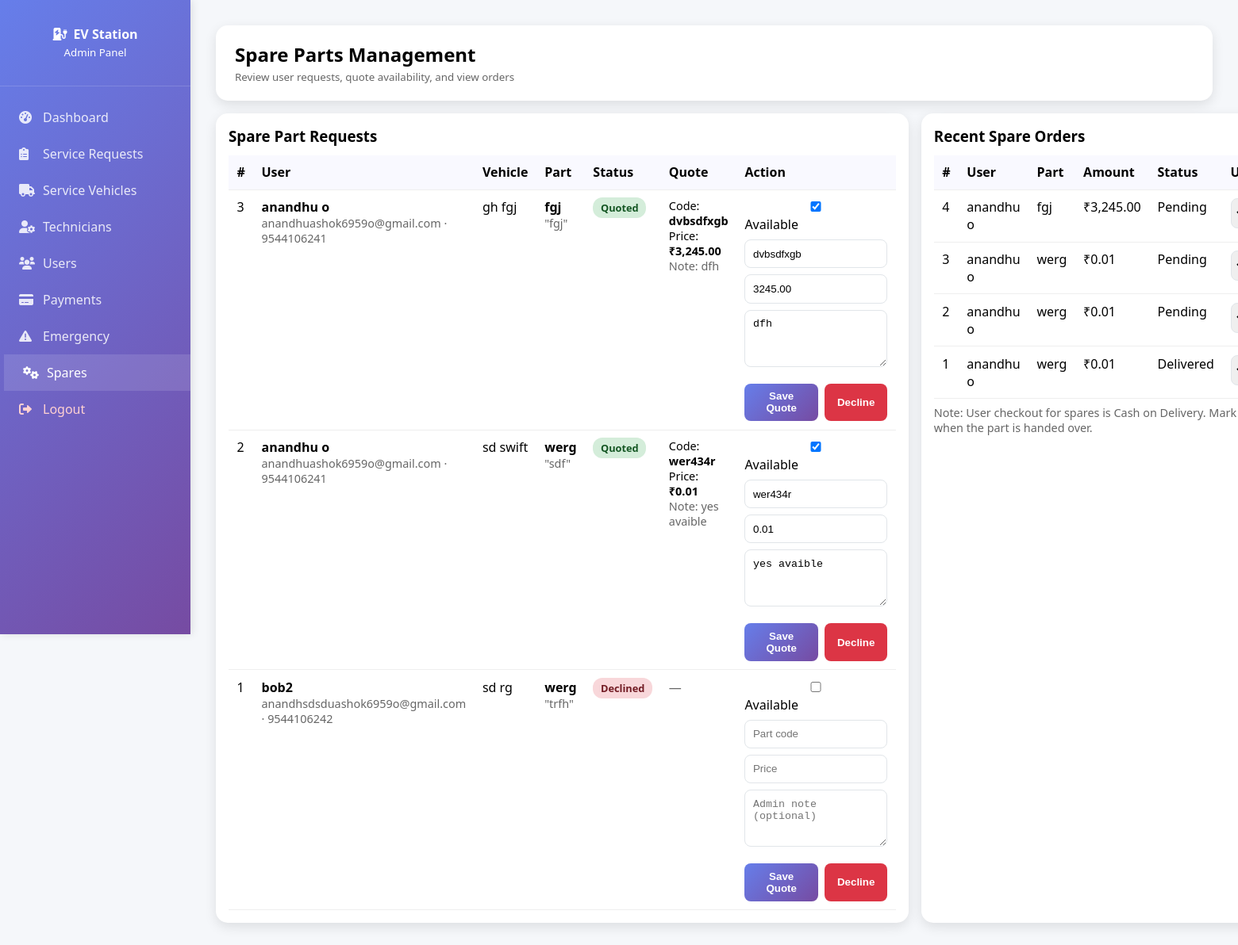
/admin/spares.php (signed in), run on the app's committed database.
### tables this page shows
CREATE TABLE `spare_part_requests` (
  `id` int(11) NOT NULL,
  `user_id` int(11) NOT NULL,
  `vehicle_make` varchar(100) DEFAULT NULL,
  `vehicle_model` varchar(100) DEFAULT NULL,
  `part_name` varchar(150) NOT NULL,
  `part_description` varchar(255) DEFAULT NULL,
  `quantity` int(11) DEFAULT 1,
  `status` enum('requested','quoted','declined','cancelled','ordered','shipped','delivered') DEFAULT 'requested',
  `admin_part_code` varchar(100) DEFAULT NULL,
  `admin_available` tinyint(1) DEFAULT NULL,
  `admin_price` decimal(10,2) DEFAULT NULL,
  `admin_note` varchar(255) DEFAULT NULL,
  `created_at` timestamp NOT NULL DEFAULT current_timestamp(),
  `updated_at` timestamp NOT NULL DEFAULT current_timestamp() ON UPDATE current_timestamp()
);

CREATE TABLE `users` (
  `id` int(11) NOT NULL,
  `username` varchar(50) NOT NULL,
  `email` varchar(100) NOT NULL,
  `password` varchar(255) NOT NULL,
  `full_name` varchar(100) NOT NULL,
  `phone` varchar(20) DEFAULT NULL,
  `vehicle_model` varchar(100) DEFAULT NULL,
  `vehicle_plate` varchar(20) DEFAULT NULL,
  `created_at` timestamp NOT NULL DEFAULT current_timestamp(),
  `updated_at` timestamp NOT NULL DEFAULT current_timestamp() ON UPDATE current_timestamp()
);

CREATE TABLE `spare_orders` (
  `id` int(11) NOT NULL,
  `request_id` int(11) NOT NULL,
  `user_id` int(11) NOT NULL,
  `total_amount` decimal(10,2) NOT NULL,
  `shipping_name` varchar(120) NOT NULL,
  `shipping_phone` varchar(30) NOT NULL,
  `shipping_address` text NOT NULL,
  `shipping_city` varchar(100) NOT NULL,
  `shipping_state` varchar(100) NOT NULL,
  `shipping_postal` varchar(20) NOT NULL,
  `status` enum('pending','paid','processing','shipped','delivered','cancelled') DEFAULT 'pending',
  `created_at` timestamp NOT NULL DEFAULT current_timestamp(),
  `updated_at` timestamp NULL DEFAULT current_timestamp() ON UPDATE current_timestamp()
);

### config/database.php (called while the page is built, shortened)
<?php
class Database {
    private $host = 'localhost';
    private $db_name = 'ev_mobile_station';
    private $username = 'root';
    private $password = '';
    private $conn;
    public function getConnection() {
        if ($this->conn === null) {
            try {
                $this->conn = new PDO(
                    "mysql:host=" . $this->host . ";dbname=" . $this->db_name . ";charset=utf8mb4",
                    $this->username,
                    $this->password,
                    array(
                        PDO::ATTR_ERRMODE => PDO::ERRMODE_EXCEPTION,
                        PDO::ATTR_DEFAULT_FETCH_MODE => PDO::FETCH_ASSOC,
                        PDO::MYSQL_ATTR_INIT_COMMAND => "SET NAMES utf8mb4",
                        PDO::ATTR_PERSISTENT => false,
                        PDO::ATTR_EMULATE_PREPARES => false
                    )
                );
            } catch(PDOException $exception) {
                error_log("Database connection error: " . $exception->getMessage());
                throw new Exception("Database connection failed: " . $exception->getMessage());
            }
        }
        return $this->conn;
    }
    public function executeQuery($sql, $params = []) {
        try {
            $conn = $this->getConnection();
            $stmt = $conn->prepare($sql);
            $stmt->execute($params);
            return $stmt;
        } catch (Exception $e) {
            error_log("Query execution error: " . $e->getMessage());
            throw new Exception("Query execution failed: " . $e->getMessage());
        }
    }
}
?>

### admin/spares.php (the view, shortened to what this page needs)
<?php
$db = Database::getInstance();
$requests = [];
try {
    $stmt = $db->executeQuery(
        "SELECT r.*, u.full_name AS user_name, u.email AS user_email, u.phone AS user_phone
         FROM spare_part_requests r
         JOIN users u ON u.id = r.user_id
         ORDER BY r.created_at DESC"
    );
    $requests = $stmt->fetchAll();
} catch (Exception $e) { $requests = []; }
$orders = [];
try {
    $stmt = $db->executeQuery(
        "SELECT o.*, r.part_name, u.full_name AS user_name
         FROM spare_orders o
         JOIN spare_part_requests r ON r.id = o.request_id
         JOIN users u ON u.id = o.user_id
         ORDER BY o.created_at DESC"
    );
    $orders = $stmt->fetchAll();
} catch (Exception $e) { $orders = []; }
?>
<!DOCTYPE html>
<html lang="en">
<head>
    <link rel="stylesheet" href="https://cdnjs.cloudflare.com/ajax/libs/font-awesome/6.0.0/css/all.min.css">
</head>
<body>
    <div class="sidebar">
        <div class="sidebar-header">
            <h4><i class="fas fa-charging-station" style="margin-right:8px;"></i>EV Station</h4>
            <small>Admin Panel</small>
        </div>
        <nav class="sidebar-nav">
            <a href="dashboard.php" class="nav-link"><i class="fas fa-tachometer-alt"></i>Dashboard</a>
            <a href="requests.php" class="nav-link"><i class="fas fa-clipboard-list"></i>Service Requests</a>
            <a href="vehicles.php" class="nav-link"><i class="fas fa-truck"></i>Service Vehicles</a>
            <a href="technicians.php" class="nav-link"><i class="fas fa-user-cog"></i>Technicians</a>
            <a href="users.php" class="nav-link"><i class="fas fa-users"></i>Users</a>
            <a href="payments.php" class="nav-link"><i class="fas fa-credit-card"></i>Payments</a>
            <a href="emergency.php" class="nav-link"><i class="fas fa-exclamation-triangle"></i>Emergency</a>
            <a href="spares.php" class="nav-link active"><i class="fas fa-cogs"></i>Spares</a>
            <a href="../logout.php" class="nav-link" style="color:#ffd1d1;"><i class="fas fa-sign-out-alt"></i>Logout</a>
        </nav>
    </div>
    <div class="main">
        <div class="top">
            <div>
                <h2 style="margin:0;">Spare Parts Management</h2>
                <small style="color:#666;">Review user requests, quote availability, and view orders</small>
            </div>
        </div>
        <div class="grid">
            <div class="card">
                <h3 style="margin-bottom:0.75rem;">Spare Part Requests</h3>
                <table>
                    <thead>
                        <tr>
                            <th>#</th>
                            <th>User</th>
                            <th>Vehicle</th>
                            <th>Part</th>
                            <th>Status</th>
                            <th>Quote</th>
                            <th style="width:320px;">Action</th>
                        </tr>
                    </thead>
                    <tbody>
                        <?php if (empty($requests)): ?>
                        <tr><td colspan="7" style="color:#666; text-align:center; padding:1rem;">No spare part requests.</td></tr>
                        <?php else: foreach ($requests as $r): ?>
                        <tr>
                            <td><?php echo (int)$r['id']; ?></td>
                            <td>
                                <div><strong><?php echo htmlspecialchars($r['user_name']); ?></strong></div>
                                <div style="color:#666; font-size:0.9rem;">
                                    <?php echo htmlspecialchars($r['user_email']); ?> · <?php echo htmlspecialchars($r['user_phone']); ?>
                                </div>
                            </td>
                            <td><?php echo htmlspecialchars(trim(($r['vehicle_make'] ?? '') . ' ' . ($r['vehicle_model'] ?? '')) ?: '—'); ?></td>
                            <td>
                                <div><strong><?php echo htmlspecialchars($r['part_name']); ?></strong></div>
                                <?php if (!empty($r['part_description'])): ?>
                                    <div style="color:#666; font-size:0.9rem;">"<?php echo htmlspecialchars($r['part_description']); ?>"</div>
                                <?php endif; ?>
                            </td>
                            <td>
                                <?php $b = 'b-' . htmlspecialchars($r['status']); ?>
                                <span class="badge <?php echo $b; ?>"><?php echo ucfirst(str_replace('_',' ', $r['status'])); ?></span>
                            </td>
                            <td>
                                <?php if ($r['status'] === 'quoted' && (int)$r['admin_available'] === 1): ?>
                                    <div style="font-size:0.9rem;">
                                        Code: <strong><?php echo htmlspecialchars($r['admin_part_code'] ?: '—'); ?></strong><br>
                                        Price: <strong>₹<?php echo number_format((float)($r['admin_price'] ?? 0), 2); ?></strong>
                                        <?php if (!empty($r['admin_note'])): ?><div style="color:#666;">Note: <?php echo htmlspecialchars($r['admin_note']); ?></div><?php endif; ?>
                                    </div>
                                <?php else: ?>
                                    <span style="color:#666;">—</span>
                                <?php endif; ?>
                            </td>
                            <td>
                                <form method="POST" class="row">
                                    <div>
                                        <label><input type="checkbox" name="admin_available" <?php echo ((int)$r['admin_available']===1)?'checked':''; ?>> Available</label>
                                    </div>
                                    <div>
                                        <input name="admin_part_code" placeholder="Part code" value="<?php echo htmlspecialchars($r['admin_part_code'] ?? ''); ?>">
                                    </div>
                                    <div>
                                        <input name="admin_price" type="number" step="0.01" min="0" placeholder="Price" value="<?php echo htmlspecialchars($r['admin_price'] ?? ''); ?>">
                                    </div>
                                    <div style="grid-column:1/-1;">
                                        <textarea name="admin_note" placeholder="Admin note (optional)"><?php echo htmlspecialchars($r['admin_note'] ?? ''); ?></textarea>
                                    </div>
                                    <div class="form-actions" style="grid-column:1/-1;">
                                        <button class="btn btn-primary" type="submit">Save Quote</button>
                                        <button class="btn btn-danger" type="submit" name="action" value="decline">Decline</button>
                                    </div>
                                </form>
                            </td>
                        </tr>
                        <?php endforeach; endif; ?>
                    </tbody>
                </table>
            </div>
            <div class="card">
                <h3 style="margin-bottom:0.75rem;">Recent Spare Orders</h3>
                <table>
                    <thead>
                        <tr>
                            <th>#</th>
                            <th>User</th>
                            <th>Part</th>
                            <th>Amount</th>
                            <th>Status</th>
                            <th>Update</th>
                        </tr>
                    </thead>
                    <tbody>
                        <?php if (empty($orders)): ?>
                        <tr><td colspan="6" style="color:#666; text-align:center; padding:1rem;">No orders yet.</td></tr>
                        <?php else: foreach ($orders as $o): ?>
                        <tr>
                            <td><?php echo (int)$o['id']; ?></td>
                            <td><?php echo htmlspecialchars($o['user_name']); ?></td>
                            <td><?php echo htmlspecialchars($o['part_name']); ?></td>
                            <td>₹<?php echo number_format((float)$o['total_amount'], 2); ?></td>
                            <td><?php echo ucfirst($o['status']); ?></td>
                            <td>
                                <form method="POST" style="display:flex; gap:0.5rem; align-items:center;">
                                    <select name="status">
                                        <?php foreach (['pending','paid','processing','shipped','delivered','cancelled'] as $st): ?>
                                            <option value="<?php echo $st; ?>" <?php echo $o['status']===$st?'selected':''; ?>><?php echo ucfirst($st); ?></option>
                                        <?php endforeach; ?>
                                    </select>
                                </form>
                            </td>
                        </tr>
                        <?php endforeach; endif; ?>
                    </tbody>
                </table>
                <div style="color:#666; font-size:0.9rem; margin-top:0.5rem;">Note: User checkout for spares is Cash on Delivery. Mark as Delivered when the part is handed over.</div>
            </div>
        </div>
    </div>
</body>
</html>

### admin/spares.php (style rules this page uses)
* { margin:0; padding:0; box-sizing:border-box; }
body { font-family: 'Segoe UI', Tahoma, Geneva, Verdana, sans-serif; background:#f5f7fa; }
.sidebar { background: linear-gradient(135deg, #667eea, #764ba2); position: fixed; top:0; left:0; height:100vh; width:240px; overflow:hidden; box-shadow:2px 0 10px rgba(0,0,0,0.1); }
.sidebar-header { padding:2rem 1rem; text-align:center; color:#fff; border-bottom:1px solid rgba(255,255,255,0.15); }
.sidebar-nav { padding:1rem 0; }
.nav-link { color: rgba(255,255,255,0.85); padding:0.75rem 1.5rem; display:block; text-decoration:none; }
.nav-link:hover, .nav-link.active { color:#fff; background:rgba(255,255,255,0.12); transform: translateX(5px); }
.nav-link i { width:20px; margin-right:10px; }
.main { margin-left:240px; padding:2rem; }
.top { background:#fff; border-radius:15px; padding:1.25rem 1.5rem; margin-bottom:1rem; box-shadow:0 5px 15px rgba(0,0,0,0.1); display:flex; justify-content:space-between; align-items:center; }
.grid { display:grid; grid-template-columns: 2fr 1fr; gap:1rem; }
.card { background:#fff; border-radius:15px; padding:1rem; box-shadow: 0 5px 15px rgba(0,0,0,0.1); }
table { width:100%; border-collapse:collapse; }
th, td { text-align:left; padding:0.65rem; border-bottom:1px solid #eee; vertical-align: top; }
th { background:#f9f9ff; }
.badge { padding:0.25rem 0.6rem; border-radius:12px; font-size:0.8rem; font-weight:700; }
.b-quoted { background:#d4edda; color:#155724; }
.b-declined { background:#f8d7da; color:#721c24; }
.row { display:grid; grid-template-columns: repeat(auto-fit, minmax(180px,1fr)); gap:0.5rem; }
input, textarea, select { width:100%; padding:0.6rem; border:1px solid #e1e5e9; border-radius:8px; }
textarea { min-height:72px; }
.form-actions { display:flex; gap:0.5rem; justify-content:flex-end; margin-top:0.5rem; }
.btn { padding:0.55rem 1rem; border:none; border-radius:8px; font-weight:700; cursor:pointer; }
.btn-primary { background: linear-gradient(135deg, #667eea, #764ba2); color:#fff; }
.btn-danger { background:#dc3545; color:#fff; }

### data on the page
spare_part_requests: id "3", user.full_name "anandhu o", user.email "anandhuashok6959o@gmail.com", user.phone "9544106241", vehicle_make+vehicle_model "gh fgj", part_name "fgj", part_description "fgj", status "Quoted", admin_part_code "dvbsdfxgb", admin_price "3,245.00", admin_note "dfh", admin_available "☑", admin_price "3245.00"
spare_part_requests: id "2", user.full_name "anandhu o", user.email "anandhuashok6959o@gmail.com", user.phone "9544106241", vehicle_make+vehicle_model "sd swift", part_name "werg", part_description "sdf", status "Quoted", admin_part_code "wer434r", admin_price "0.01", admin_note "yes avaible", admin_available "☑"
spare_part_requests: id "1", user.full_name "bob2", user.email "anandhsdsduashok6959o@gmail.com", user.phone "9544106242", vehicle_make+vehicle_model "sd rg", part_name "werg", part_description "trfh", status "Declined"
spare_orders: id "4", user.full_name "anandhu o", request.part_name "fgj", total_amount "3,245.00", status "Pending"
spare_orders: id "3", user.full_name "anandhu o", request.part_name "werg", total_amount "0.01", status "Pending"
spare_orders: id "2", user.full_name "anandhu o", request.part_name "werg", total_amount "0.01", status "Pending"
spare_orders: id "1", user.full_name "anandhu o", request.part_name "werg", total_amount "0.01", status "Delivered"
